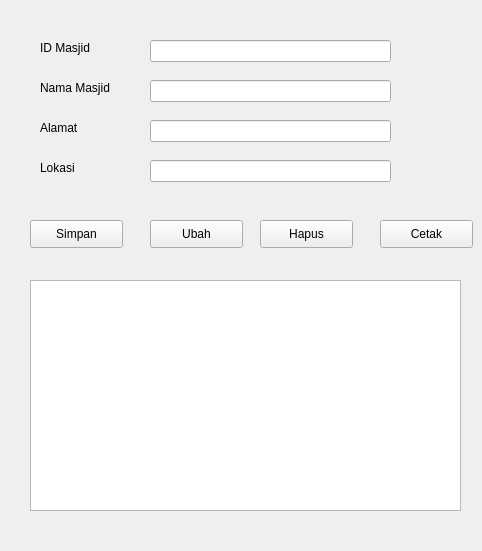
<?xml version="1.0" encoding="UTF-8"?>
<ui version="4.0">
 <class>Form</class>
 <widget class="QWidget" name="Form">
  <property name="geometry">
   <rect>
    <x>0</x>
    <y>0</y>
    <width>482</width>
    <height>551</height>
   </rect>
  </property>
  <property name="windowTitle">
   <string>Form</string>
  </property>
  <widget class="QLabel" name="label">
   <property name="geometry">
    <rect>
     <x>40</x>
     <y>40</y>
     <width>55</width>
     <height>16</height>
    </rect>
   </property>
   <property name="text">
    <string>ID Masjid</string>
   </property>
  </widget>
  <widget class="QLabel" name="label_2">
   <property name="geometry">
    <rect>
     <x>40</x>
     <y>80</y>
     <width>91</width>
     <height>16</height>
    </rect>
   </property>
   <property name="text">
    <string>Nama Masjid</string>
   </property>
  </widget>
  <widget class="QLabel" name="label_3">
   <property name="geometry">
    <rect>
     <x>40</x>
     <y>120</y>
     <width>55</width>
     <height>16</height>
    </rect>
   </property>
   <property name="text">
    <string>Alamat</string>
   </property>
  </widget>
  <widget class="QLabel" name="label_4">
   <property name="geometry">
    <rect>
     <x>40</x>
     <y>160</y>
     <width>55</width>
     <height>16</height>
    </rect>
   </property>
   <property name="text">
    <string>Lokasi</string>
   </property>
  </widget>
  <widget class="QLineEdit" name="editIDMasjid">
   <property name="geometry">
    <rect>
     <x>150</x>
     <y>40</y>
     <width>241</width>
     <height>22</height>
    </rect>
   </property>
  </widget>
  <widget class="QLineEdit" name="editnmMasjid">
   <property name="geometry">
    <rect>
     <x>150</x>
     <y>80</y>
     <width>241</width>
     <height>22</height>
    </rect>
   </property>
  </widget>
  <widget class="QLineEdit" name="editAlamat">
   <property name="geometry">
    <rect>
     <x>150</x>
     <y>120</y>
     <width>241</width>
     <height>22</height>
    </rect>
   </property>
  </widget>
  <widget class="QLineEdit" name="editLokasi">
   <property name="geometry">
    <rect>
     <x>150</x>
     <y>160</y>
     <width>241</width>
     <height>22</height>
    </rect>
   </property>
  </widget>
  <widget class="QPushButton" name="btnSimpan">
   <property name="geometry">
    <rect>
     <x>30</x>
     <y>220</y>
     <width>93</width>
     <height>28</height>
    </rect>
   </property>
   <property name="text">
    <string>Simpan</string>
   </property>
  </widget>
  <widget class="QPushButton" name="btnUbah">
   <property name="geometry">
    <rect>
     <x>150</x>
     <y>220</y>
     <width>93</width>
     <height>28</height>
    </rect>
   </property>
   <property name="text">
    <string>Ubah</string>
   </property>
  </widget>
  <widget class="QPushButton" name="btnHapus">
   <property name="geometry">
    <rect>
     <x>260</x>
     <y>220</y>
     <width>93</width>
     <height>28</height>
    </rect>
   </property>
   <property name="text">
    <string>Hapus</string>
   </property>
  </widget>
  <widget class="QPushButton" name="btnCetak">
   <property name="geometry">
    <rect>
     <x>380</x>
     <y>220</y>
     <width>93</width>
     <height>28</height>
    </rect>
   </property>
   <property name="text">
    <string>Cetak</string>
   </property>
  </widget>
  <widget class="QTableView" name="tableMasjid">
   <property name="geometry">
    <rect>
     <x>30</x>
     <y>280</y>
     <width>431</width>
     <height>231</height>
    </rect>
   </property>
  </widget>
 </widget>
 <resources/>
 <connections/>
</ui>
